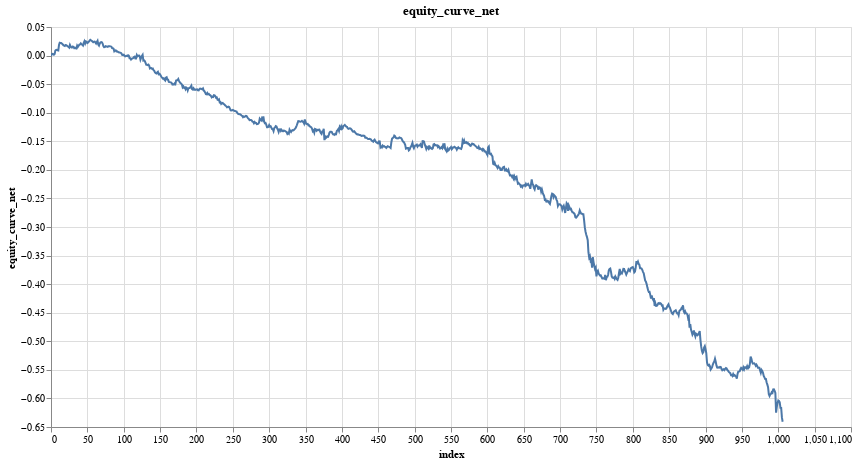

The notebook cell saved with this chart:
### Code cell
research.plot_column(model_trades,'equity_curve_net')

### Figure 1 — Vega specification as saved in the notebook (floating-point values rounded to 4 significant figures; data arrays with more than 128 entries replaced by an {"elided": "..."} marker saying what was removed)
{"$schema": "https://vega.github.io/schema/vega/v5.json", "data": [{"name": "param_8_store"}, {"name": "source_0", "values": {"elided": "1007 records"}}, {"name": "source_0_x_domain_index", "values": [{"min": 0, "max": 1006}]}, {"name": "source_0_y_domain_equity_curve_net", "values": [{"min": -0.6408, "max": 0.02747}]}], "signals": [{"name": "unit", "value": {}, "on": [{"events": "pointermove", "update": "isTuple(group()) ? group() : unit"}]}, {"name": "param_8", "update": "vlSelectionResolve(\"param_8_store\", \"union\")"}, {"name": "param_8_index", "on": [{"events": [{"source": "view", "type": "dblclick"}], "update": "null"}, {"events": {"signal": "param_8_translate_delta"}, "update": "panLinear(param_8_translate_anchor.extent_x, -param_8_translate_delta.x / width)"}, {"events": {"signal": "param_8_zoom_delta"}, "update": "zoomLinear(domain(\"x\"), param_8_zoom_anchor.x, param_8_zoom_delta)"}]}, {"name": "param_8_equity_curve_net", "on": [{"events": [{"source": "view", "type": "dblclick"}], "update": "null"}, {"events": {"signal": "param_8_translate_delta"}, "update": "panLinear(param_8_translate_anchor.extent_y, param_8_translate_delta.y / height)"}, {"events": {"signal": "param_8_zoom_delta"}, "update": "zoomLinear(domain(\"y\"), param_8_zoom_anchor.y, param_8_zoom_delta)"}]}, {"name": "param_8_tuple", "on": [{"events": [{"signal": "param_8_index || param_8_equity_curve_net"}], "update": "param_8_index && param_8_equity_curve_net ? {unit: \"\", fields: param_8_tuple_fields, values: [param_8_index,param_8_equity_curve_net]} : null"}]}, {"name": "param_8_tuple_fields", "value": [{"field": "index", "channel": "x", "type": "R"}, {"field": "equity_curve_net", "channel": "y", "type": "R"}]}, {"name": "param_8_translate_anchor", "value": {}, "on": [{"events": [{"source": "scope", "type": "pointerdown"}], "update": "{x: x(unit), y: y(unit), extent_x: domain(\"x\"), extent_y: domain(\"y\")}"}]}, {"name": "param_8_translate_delta", "value": {}, "on": [{"events": [{"source": "window", "between": [{"source": "scope", "type": "pointerdown"}, {"source": "window", "type": "pointerup"}], "type": "pointermove", "consume": true}], "update": "{x: param_8_translate_anchor.x - x(unit), y: param_8_translate_anchor.y - y(unit)}"}]}, {"name": "param_8_zoom_anchor", "on": [{"events": [{"source": "scope", "consume": true, "type": "wheel"}], "update": "{x: invert(\"x\", x(unit)), y: invert(\"y\", y(unit))}"}]}, {"name": "param_8_zoom_delta", "on": [{"events": [{"source": "scope", "type": "wheel", "consume": true}], "update": "pow(1.001, event.deltaY * pow(16, event.deltaMode))", "force": true}]}, {"name": "param_8_modify", "on": [{"events": {"signal": "param_8_tuple"}, "update": "modify(\"param_8_store\", param_8_tuple, true)"}]}], "marks": [{"type": "line", "name": "marks", "from": {"data": "source_0"}, "sort": {"field": "x"}, "encode": {"update": {"defined": {"signal": "isValid(datum[\"index\"]) && isFinite(+datum[\"index\"]) && isValid(datum[\"equity_curve_net\"]) && isFinite(+datum[\"equity_curve_net\"])"}, "stroke": {"value": "#4c78a8"}, "y": {"field": "equity_curve_net", "scale": "y"}, "tooltip": {"signal": "{\"index\": format(datum[\"index\"], \"\"), \"equity_curve_net\": format(datum[\"equity_curve_net\"], \"\")}"}, "x": {"field": "index", "scale": "x"}}}, "interactive": true, "clip": true, "style": ["line"]}], "scales": [{"name": "x", "type": "linear", "domain": [{"signal": "(data(\"source_0_x_domain_index\")[0] || {}).min"}, {"signal": "(data(\"source_0_x_domain_index\")[0] || {}).max"}], "range": [0, {"signal": "width"}], "zero": false, "domainRaw": {"signal": "param_8[\"index\"]"}, "nice": true}, {"name": "y", "type": "linear", "domain": [{"signal": "(data(\"source_0_y_domain_equity_curve_net\")[0] || {}).min"}, {"signal": "(data(\"source_0_y_domain_equity_curve_net\")[0] || {}).max"}], "range": [{"signal": "height"}, 0], "domainRaw": {"signal": "param_8[\"equity_curve_net\"]"}, "nice": true, "zero": true}], "axes": [{"scale": "x", "orient": "bottom", "gridScale": "y", "minExtent": 0, "ticks": false, "labels": false, "domain": false, "grid": true, "tickCount": {"signal": "ceil(width/40)"}, "aria": false, "zindex": 0, "maxExtent": 0}, {"scale": "y", "domain": false, "tickCount": {"signal": "ceil(height/40)"}, "grid": true, "zindex": 0, "gridScale": "x", "minExtent": 0, "labels": false, "orient": "left", "maxExtent": 0, "aria": false, "ticks": false}, {"scale": "x", "zindex": 0, "labelFlush": true, "title": "index", "orient": "bottom", "labelOverlap": true, "tickCount": {"signal": "ceil(width/40)"}, "grid": false}, {"scale": "y", "orient": "left", "zindex": 0, "tickCount": {"signal": "ceil(height/40)"}, "labelOverlap": true, "title": "equity_curve_net", "grid": false}], "title": {"text": "equity_curve_net", "frame": "group"}, "width": 800, "style": "cell", "background": "white", "height": 400, "padding": 5}
